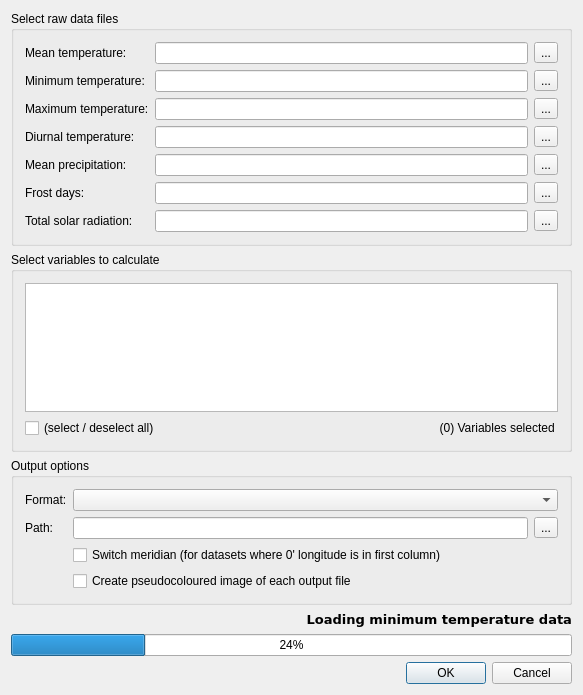
<ui version="4.0" >
 <class>ClimateDataProcessorGuiBase</class>
 <widget class="QDialog" name="ClimateDataProcessorGuiBase" >
  <property name="geometry" >
   <rect>
    <x>0</x>
    <y>0</y>
    <width>583</width>
    <height>695</height>
   </rect>
  </property>
  <property name="windowTitle" >
   <string>Climate Processor</string>
  </property>
  <property name="windowIcon" >
   <iconset/>
  </property>
  <layout class="QGridLayout" >
   <item row="0" column="0" >
    <widget class="QGroupBox" name="grpInput" >
     <property name="title" >
      <string>Select raw data files</string>
     </property>
     <layout class="QGridLayout" >
      <item row="0" column="0" >
       <widget class="QLabel" name="lblMeanTemp" >
        <property name="sizePolicy" >
         <sizepolicy vsizetype="Preferred" hsizetype="Minimum" >
          <horstretch>0</horstretch>
          <verstretch>0</verstretch>
         </sizepolicy>
        </property>
        <property name="text" >
         <string>Mean temperature:</string>
        </property>
        <property name="buddy" >
         <cstring>leMeanTemp</cstring>
        </property>
       </widget>
      </item>
      <item row="0" column="1" >
       <widget class="QLineEdit" name="leMeanTemp" >
        <property name="sizePolicy" >
         <sizepolicy vsizetype="Fixed" hsizetype="Expanding" >
          <horstretch>1</horstretch>
          <verstretch>0</verstretch>
         </sizepolicy>
        </property>
        <property name="text" >
         <string/>
        </property>
       </widget>
      </item>
      <item row="1" column="0" >
       <widget class="QLabel" name="lblMinTemp" >
        <property name="text" >
         <string>Minimum temperature:</string>
        </property>
        <property name="buddy" >
         <cstring>leMinTemp</cstring>
        </property>
       </widget>
      </item>
      <item row="1" column="1" >
       <widget class="QLineEdit" name="leMinTemp" >
        <property name="sizePolicy" >
         <sizepolicy vsizetype="Fixed" hsizetype="Expanding" >
          <horstretch>1</horstretch>
          <verstretch>0</verstretch>
         </sizepolicy>
        </property>
       </widget>
      </item>
      <item row="2" column="0" >
       <widget class="QLabel" name="lblMaxTemp" >
        <property name="text" >
         <string>Maximum temperature:</string>
        </property>
        <property name="buddy" >
         <cstring>leMaxTemp</cstring>
        </property>
       </widget>
      </item>
      <item row="2" column="1" >
       <widget class="QLineEdit" name="leMaxTemp" >
        <property name="sizePolicy" >
         <sizepolicy vsizetype="Fixed" hsizetype="Expanding" >
          <horstretch>1</horstretch>
          <verstretch>0</verstretch>
         </sizepolicy>
        </property>
       </widget>
      </item>
      <item row="3" column="0" >
       <widget class="QLabel" name="lblDiurnalTemperature" >
        <property name="text" >
         <string>Diurnal temperature:</string>
        </property>
        <property name="buddy" >
         <cstring>leDiurnalTemp</cstring>
        </property>
       </widget>
      </item>
      <item row="3" column="1" >
       <widget class="QLineEdit" name="leDiurnalTemp" >
        <property name="sizePolicy" >
         <sizepolicy vsizetype="Fixed" hsizetype="Expanding" >
          <horstretch>1</horstretch>
          <verstretch>0</verstretch>
         </sizepolicy>
        </property>
       </widget>
      </item>
      <item row="4" column="0" >
       <widget class="QLabel" name="lblMeanPrecipitation" >
        <property name="text" >
         <string>Mean precipitation:</string>
        </property>
        <property name="buddy" >
         <cstring>leMeanPrecipitation</cstring>
        </property>
       </widget>
      </item>
      <item row="4" column="1" >
       <widget class="QLineEdit" name="leMeanPrecipitation" >
        <property name="sizePolicy" >
         <sizepolicy vsizetype="Fixed" hsizetype="Expanding" >
          <horstretch>1</horstretch>
          <verstretch>0</verstretch>
         </sizepolicy>
        </property>
       </widget>
      </item>
      <item row="5" column="0" >
       <widget class="QLabel" name="lblFrostDays" >
        <property name="text" >
         <string>Frost days:</string>
        </property>
        <property name="buddy" >
         <cstring>leFrostDays</cstring>
        </property>
       </widget>
      </item>
      <item row="5" column="1" >
       <widget class="QLineEdit" name="leFrostDays" >
        <property name="sizePolicy" >
         <sizepolicy vsizetype="Fixed" hsizetype="Expanding" >
          <horstretch>1</horstretch>
          <verstretch>0</verstretch>
         </sizepolicy>
        </property>
       </widget>
      </item>
      <item row="6" column="0" >
       <widget class="QLabel" name="lblSolarRadiation" >
        <property name="text" >
         <string>Total solar radiation:</string>
        </property>
        <property name="buddy" >
         <cstring>leTotalSolarRadiation</cstring>
        </property>
       </widget>
      </item>
      <item row="6" column="1" >
       <widget class="QLineEdit" name="leTotalSolarRadiation" >
        <property name="sizePolicy" >
         <sizepolicy vsizetype="Fixed" hsizetype="Expanding" >
          <horstretch>1</horstretch>
          <verstretch>0</verstretch>
         </sizepolicy>
        </property>
       </widget>
      </item>
      <item row="0" column="2" >
       <widget class="QToolButton" name="pbnMeanTemp" >
        <property name="text" >
         <string>...</string>
        </property>
       </widget>
      </item>
      <item row="1" column="2" >
       <widget class="QToolButton" name="pbnMinTemp" >
        <property name="text" >
         <string>...</string>
        </property>
       </widget>
      </item>
      <item row="2" column="2" >
       <widget class="QToolButton" name="pbnMaxTemp" >
        <property name="text" >
         <string>...</string>
        </property>
       </widget>
      </item>
      <item row="3" column="2" >
       <widget class="QToolButton" name="pbnDiurnalTemp" >
        <property name="text" >
         <string>...</string>
        </property>
       </widget>
      </item>
      <item row="4" column="2" >
       <widget class="QToolButton" name="pbnMeanPrecipitation" >
        <property name="text" >
         <string>...</string>
        </property>
       </widget>
      </item>
      <item row="5" column="2" >
       <widget class="QToolButton" name="pbnFrostDays" >
        <property name="text" >
         <string>...</string>
        </property>
       </widget>
      </item>
      <item row="6" column="2" >
       <widget class="QToolButton" name="pbnTotalSolarRad" >
        <property name="text" >
         <string>...</string>
        </property>
       </widget>
      </item>
     </layout>
    </widget>
   </item>
   <item row="1" column="0" >
    <widget class="QGroupBox" name="grpVars" >
     <property name="title" >
      <string>Select variables to calculate</string>
     </property>
     <layout class="QGridLayout" >
      <item row="0" column="0" colspan="2" >
       <widget class="QListWidget" name="lstVariablesToCalc" />
      </item>
      <item row="1" column="0" >
       <widget class="QCheckBox" name="cbxSelectAllVars" >
        <property name="text" >
         <string>(select / deselect all)</string>
        </property>
       </widget>
      </item>
      <item row="1" column="1" >
       <widget class="QLabel" name="lblVariableCount" >
        <property name="text" >
         <string>&lt;p align="right">(0) Variables selected &lt;/p></string>
        </property>
       </widget>
      </item>
     </layout>
    </widget>
   </item>
   <item row="2" column="0" >
    <widget class="QGroupBox" name="grpOutput" >
     <property name="title" >
      <string>Output options</string>
     </property>
     <layout class="QGridLayout" >
      <item row="0" column="0" >
       <widget class="QLabel" name="lblFormat" >
        <property name="text" >
         <string>Format:</string>
        </property>
        <property name="buddy" >
         <cstring>cboOutputFormat</cstring>
        </property>
       </widget>
      </item>
      <item row="0" column="1" colspan="2" >
       <widget class="QComboBox" name="cboOutputFormat" />
      </item>
      <item row="1" column="0" >
       <widget class="QLabel" name="lblPath" >
        <property name="text" >
         <string>Path:</string>
        </property>
        <property name="buddy" >
         <cstring>leOutputPath</cstring>
        </property>
       </widget>
      </item>
      <item row="1" column="1" >
       <widget class="QLineEdit" name="leOutputPath" >
        <property name="text" >
         <string/>
        </property>
       </widget>
      </item>
      <item row="2" column="1" colspan="2" >
       <widget class="QCheckBox" name="cbxSwitchMeridian" >
        <property name="text" >
         <string>Switch meridian (for datasets where 0' longitude is in first column)</string>
        </property>
       </widget>
      </item>
      <item row="3" column="1" colspan="2" >
       <widget class="QCheckBox" name="cbxPseudoColour" >
        <property name="text" >
         <string>Create pseudocoloured image of each output file</string>
        </property>
       </widget>
      </item>
      <item row="1" column="2" >
       <widget class="QToolButton" name="pbnOutputPath" >
        <property name="text" >
         <string>...</string>
        </property>
       </widget>
      </item>
     </layout>
    </widget>
   </item>
   <item row="3" column="0" >
    <widget class="QLabel" name="lblCurrentTask" >
     <property name="font" >
      <font>
       <family>Verdana</family>
       <pointsize>10</pointsize>
       <weight>75</weight>
       <italic>false</italic>
       <bold>true</bold>
       <underline>false</underline>
       <strikeout>false</strikeout>
      </font>
     </property>
     <property name="text" >
      <string>Loading minimum temperature data</string>
     </property>
     <property name="alignment" >
      <set>Qt::AlignRight|Qt::AlignTop|Qt::AlignTrailing</set>
     </property>
    </widget>
   </item>
   <item row="4" column="0" >
    <widget class="QProgressBar" name="progressTotalJob" >
     <property name="value" >
      <number>24</number>
     </property>
    </widget>
   </item>
   <item row="5" column="0" >
    <widget class="QDialogButtonBox" name="buttonBox" >
     <property name="standardButtons" >
      <set>QDialogButtonBox::Cancel|QDialogButtonBox::NoButton|QDialogButtonBox::Ok</set>
     </property>
    </widget>
   </item>
  </layout>
 </widget>
 <layoutdefault spacing="6" margin="11" />
 <tabstops>
  <tabstop>leMeanTemp</tabstop>
  <tabstop>pbnMeanTemp</tabstop>
  <tabstop>leMinTemp</tabstop>
  <tabstop>pbnMinTemp</tabstop>
  <tabstop>leMaxTemp</tabstop>
  <tabstop>pbnMaxTemp</tabstop>
  <tabstop>leDiurnalTemp</tabstop>
  <tabstop>pbnDiurnalTemp</tabstop>
  <tabstop>leMeanPrecipitation</tabstop>
  <tabstop>pbnMeanPrecipitation</tabstop>
  <tabstop>leFrostDays</tabstop>
  <tabstop>pbnFrostDays</tabstop>
  <tabstop>leTotalSolarRadiation</tabstop>
  <tabstop>pbnTotalSolarRad</tabstop>
  <tabstop>lstVariablesToCalc</tabstop>
  <tabstop>cbxSelectAllVars</tabstop>
  <tabstop>cboOutputFormat</tabstop>
  <tabstop>leOutputPath</tabstop>
  <tabstop>pbnOutputPath</tabstop>
  <tabstop>cbxSwitchMeridian</tabstop>
  <tabstop>cbxPseudoColour</tabstop>
  <tabstop>buttonBox</tabstop>
 </tabstops>
 <resources>
  <include location="../resources/resources.qrc" />
 </resources>
 <connections>
  <connection>
   <sender>buttonBox</sender>
   <signal>accepted()</signal>
   <receiver>ClimateDataProcessorGuiBase</receiver>
   <slot>accept()</slot>
   <hints>
    <hint type="sourcelabel" >
     <x>444</x>
     <y>668</y>
    </hint>
    <hint type="destinationlabel" >
     <x>582</x>
     <y>621</y>
    </hint>
   </hints>
  </connection>
  <connection>
   <sender>buttonBox</sender>
   <signal>rejected()</signal>
   <receiver>ClimateDataProcessorGuiBase</receiver>
   <slot>reject()</slot>
   <hints>
    <hint type="sourcelabel" >
     <x>538</x>
     <y>677</y>
    </hint>
    <hint type="destinationlabel" >
     <x>582</x>
     <y>663</y>
    </hint>
   </hints>
  </connection>
 </connections>
</ui>
